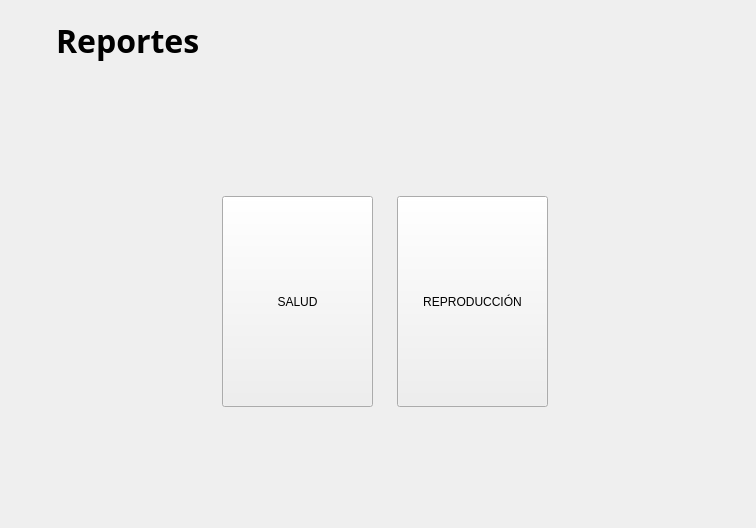
<?xml version="1.0" encoding="UTF-8"?>
<ui version="4.0">
 <class>Form</class>
 <widget class="QWidget" name="Form">
  <property name="geometry">
   <rect>
    <x>0</x>
    <y>0</y>
    <width>756</width>
    <height>528</height>
   </rect>
  </property>
  <property name="windowTitle">
   <string>Form</string>
  </property>
  <widget class="QWidget" name="widget" native="true">
   <property name="geometry">
    <rect>
     <x>10</x>
     <y>10</y>
     <width>740</width>
     <height>61</height>
    </rect>
   </property>
   <layout class="QHBoxLayout" name="horizontalLayout">
    <item>
     <widget class="QLabel" name="label_2">
      <property name="minimumSize">
       <size>
        <width>40</width>
        <height>40</height>
       </size>
      </property>
      <property name="maximumSize">
       <size>
        <width>40</width>
        <height>40</height>
       </size>
      </property>
      <property name="text">
       <string/>
      </property>
      <property name="pixmap">
       <pixmap resource="resources.qrc">:/icons/img/icons/Nreporte.png</pixmap>
      </property>
      <property name="scaledContents">
       <bool>true</bool>
      </property>
     </widget>
    </item>
    <item>
     <widget class="QLabel" name="label">
      <property name="font">
       <font>
        <family>Segoe UI Variable Display Semib</family>
        <pointsize>24</pointsize>
        <weight>75</weight>
        <bold>true</bold>
       </font>
      </property>
      <property name="text">
       <string>Reportes</string>
      </property>
     </widget>
    </item>
    <item>
     <spacer name="horizontalSpacer">
      <property name="orientation">
       <enum>Qt::Horizontal</enum>
      </property>
      <property name="sizeHint" stdset="0">
       <size>
        <width>570</width>
        <height>20</height>
       </size>
      </property>
     </spacer>
    </item>
   </layout>
  </widget>
  <widget class="QWidget" name="widget_2" native="true">
   <property name="geometry">
    <rect>
     <x>10</x>
     <y>80</y>
     <width>749</width>
     <height>443</height>
    </rect>
   </property>
   <layout class="QGridLayout" name="gridLayout_2">
    <item row="0" column="1">
     <spacer name="verticalSpacer_8">
      <property name="orientation">
       <enum>Qt::Vertical</enum>
      </property>
      <property name="sizeHint" stdset="0">
       <size>
        <width>20</width>
        <height>40</height>
       </size>
      </property>
     </spacer>
    </item>
    <item row="1" column="0">
     <spacer name="horizontalSpacer_6">
      <property name="orientation">
       <enum>Qt::Horizontal</enum>
      </property>
      <property name="sizeHint" stdset="0">
       <size>
        <width>131</width>
        <height>18</height>
       </size>
      </property>
     </spacer>
    </item>
    <item row="1" column="1">
     <widget class="QWidget" name="widget_3" native="true">
      <layout class="QGridLayout" name="gridLayout">
       <item row="2" column="3">
        <spacer name="verticalSpacer_6">
         <property name="orientation">
          <enum>Qt::Vertical</enum>
         </property>
         <property name="sizeHint" stdset="0">
          <size>
           <width>20</width>
           <height>40</height>
          </size>
         </property>
        </spacer>
       </item>
       <item row="0" column="1">
        <spacer name="verticalSpacer">
         <property name="orientation">
          <enum>Qt::Vertical</enum>
         </property>
         <property name="sizeHint" stdset="0">
          <size>
           <width>20</width>
           <height>40</height>
          </size>
         </property>
        </spacer>
       </item>
       <item row="1" column="3">
        <widget class="QPushButton" name="pushButton_2">
         <property name="minimumSize">
          <size>
           <width>151</width>
           <height>211</height>
          </size>
         </property>
         <property name="maximumSize">
          <size>
           <width>151</width>
           <height>211</height>
          </size>
         </property>
         <property name="text">
          <string>REPRODUCCIÓN</string>
         </property>
         <property name="icon">
          <iconset resource="resources.qrc">
           <normaloff>:/icons/img/icons/sperm.png</normaloff>:/icons/img/icons/sperm.png</iconset>
         </property>
        </widget>
       </item>
       <item row="1" column="0">
        <spacer name="horizontalSpacer_2">
         <property name="orientation">
          <enum>Qt::Horizontal</enum>
         </property>
         <property name="sizeHint" stdset="0">
          <size>
           <width>40</width>
           <height>20</height>
          </size>
         </property>
        </spacer>
       </item>
       <item row="1" column="4">
        <spacer name="horizontalSpacer_3">
         <property name="orientation">
          <enum>Qt::Horizontal</enum>
         </property>
         <property name="sizeHint" stdset="0">
          <size>
           <width>40</width>
           <height>20</height>
          </size>
         </property>
        </spacer>
       </item>
       <item row="1" column="1">
        <widget class="QPushButton" name="pushButton_3">
         <property name="minimumSize">
          <size>
           <width>151</width>
           <height>211</height>
          </size>
         </property>
         <property name="maximumSize">
          <size>
           <width>151</width>
           <height>211</height>
          </size>
         </property>
         <property name="text">
          <string>SALUD</string>
         </property>
         <property name="icon">
          <iconset resource="resources.qrc">
           <normaloff>:/icons/img/icons/doctor.png</normaloff>:/icons/img/icons/doctor.png</iconset>
         </property>
        </widget>
       </item>
       <item row="1" column="2">
        <spacer name="horizontalSpacer_5">
         <property name="orientation">
          <enum>Qt::Horizontal</enum>
         </property>
         <property name="sizeHint" stdset="0">
          <size>
           <width>18</width>
           <height>20</height>
          </size>
         </property>
        </spacer>
       </item>
       <item row="0" column="3">
        <spacer name="verticalSpacer_3">
         <property name="orientation">
          <enum>Qt::Vertical</enum>
         </property>
         <property name="sizeHint" stdset="0">
          <size>
           <width>20</width>
           <height>40</height>
          </size>
         </property>
        </spacer>
       </item>
       <item row="2" column="1">
        <spacer name="verticalSpacer_5">
         <property name="orientation">
          <enum>Qt::Vertical</enum>
         </property>
         <property name="sizeHint" stdset="0">
          <size>
           <width>20</width>
           <height>40</height>
          </size>
         </property>
        </spacer>
       </item>
      </layout>
     </widget>
    </item>
    <item row="1" column="2">
     <spacer name="horizontalSpacer_7">
      <property name="orientation">
       <enum>Qt::Horizontal</enum>
      </property>
      <property name="sizeHint" stdset="0">
       <size>
        <width>131</width>
        <height>20</height>
       </size>
      </property>
     </spacer>
    </item>
    <item row="2" column="1">
     <spacer name="verticalSpacer_7">
      <property name="orientation">
       <enum>Qt::Vertical</enum>
      </property>
      <property name="sizeHint" stdset="0">
       <size>
        <width>20</width>
        <height>40</height>
       </size>
      </property>
     </spacer>
    </item>
   </layout>
  </widget>
 </widget>
 <resources>
  <include location="resources.qrc"/>
  <include location="../../AppData/Local/Programs/Python/Python313/Lib/site-packages/QtDesigner/resources.qrc"/>
 </resources>
 <connections/>
</ui>
